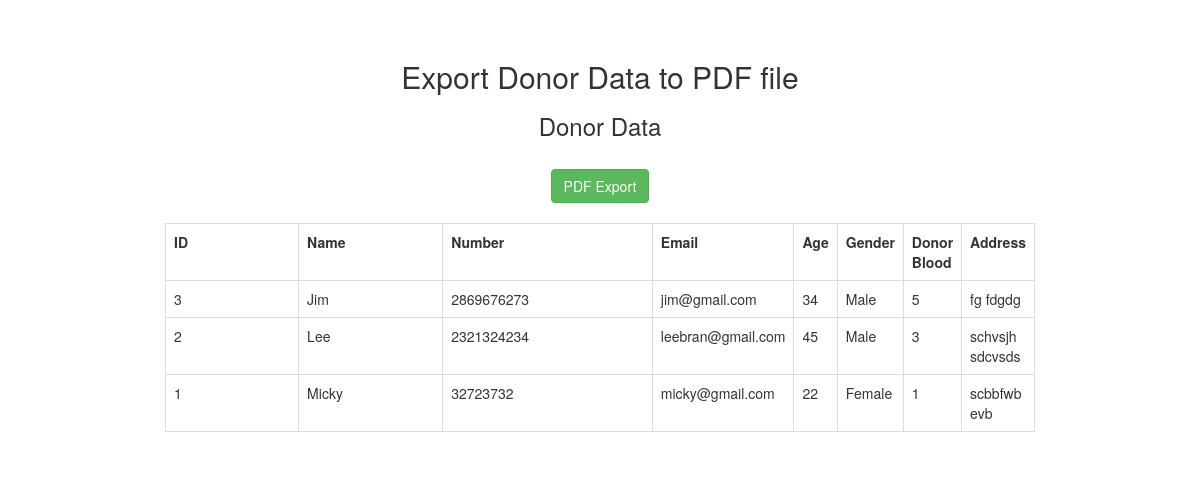
The app's page /admin/index2.php with its own data.
### tables this page shows
CREATE TABLE IF NOT EXISTS `donor_details` (
  `donor_id` int(11) NOT NULL AUTO_INCREMENT,
  `donor_name` varchar(50) NOT NULL,
  `donor_number` varchar(10) NOT NULL,
  `donor_mail` varchar(50) DEFAULT NULL,
  `donor_age` int(60) NOT NULL,
  `donor_gender` varchar(10) NOT NULL,
  `donor_blood` varchar(10) NOT NULL,
  `donor_address` varchar(100) NOT NULL,
  PRIMARY KEY (`donor_id`)
);

### admin/index2.php (the view, shortened to what this page needs)
<?php
$connect = mysqli_connect("localhost", "root", "", "blood_donation");
$query ="SELECT * FROM donor_details ORDER BY donor_id desc";
$result = mysqli_query($connect, $query);
?>
<!DOCTYPE html>
<html>
     <head>
          <link rel="stylesheet" href="https://maxcdn.bootstrapcdn.com/bootstrap/3.3.6/css/bootstrap.min.css" />
     </head>
     <body>
          <br /><br />
          <div class="container" style="width:900px;">
               <h2 align="center">Export Donor Data to PDF file </h2>
               <h3 align="center">Donor Data</h3>
               <br />
               <form method="post" action="pdf.php" align="center">
                    <input type="submit" name="pdf" value="PDF Export" class="btn btn-success" />
               </form>
               <br />
               <div class="table-responsive" id="employee_table">
                    <table class="table table-bordered">
                         <tr>
                              <th width="25%">ID</th>
                              <th width="25%">Name</th>
                              <th width="35%">Number</th>
                              <th width="10%">Email</th>
                              <th width="20%">Age</th>
                              <th width="5%">Gender</th>
                               <th width="5%">Donor Blood</th>
                               <th width="25%">Address</th>
                         </tr>
                    <?php
                    while($row = mysqli_fetch_array($result))
                    {
                    ?>
                         <tr>
                             <td name="donor_id"><?php echo $row["donor_id"]; ?></td>
                              <td><?php echo $row["donor_name"]; ?></td>
                              <td><?php echo $row["donor_number"]; ?></td>
                              <td><?php echo $row["donor_mail"]; ?></td>
                              <td><?php echo $row["donor_age"]; ?></td>
                              <td><?php echo $row["donor_gender"]; ?></td>
                              <td><?php echo $row["donor_blood"]; ?></td>
                              <td><?php echo $row["donor_address"]; ?></td>
                         </tr>
                    <?php
                    }
                    ?>
                    </table>
               </div>
          </div>
     </body>
</html>

### records on screen
donor_details: donor_id "3", donor_name "Jim", donor_number "2869676273", donor_mail "jim@gmail.com", donor_age "34", donor_gender "Male", donor_blood "5", donor_address "fg fdgdg"
donor_details: donor_id "2", donor_name "Lee", donor_number "2321324234", donor_mail "leebran@gmail.com", donor_age "45", donor_gender "Male", donor_blood "3", donor_address "schvsjh sdcvsds"
donor_details: donor_id "1", donor_name "Micky", donor_number "32723732", donor_mail "micky@gmail.com", donor_age "22", donor_gender "Female", donor_blood "1", donor_address "scbbfwb evb"
